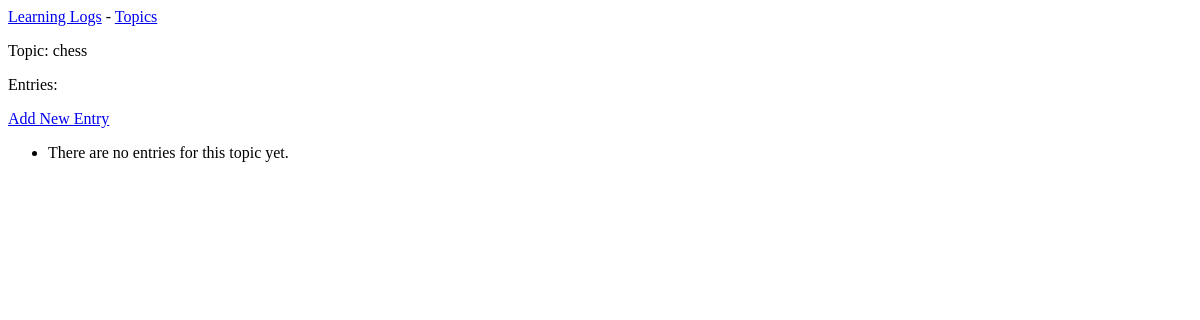
Before: /topics/2/ with the older database file.
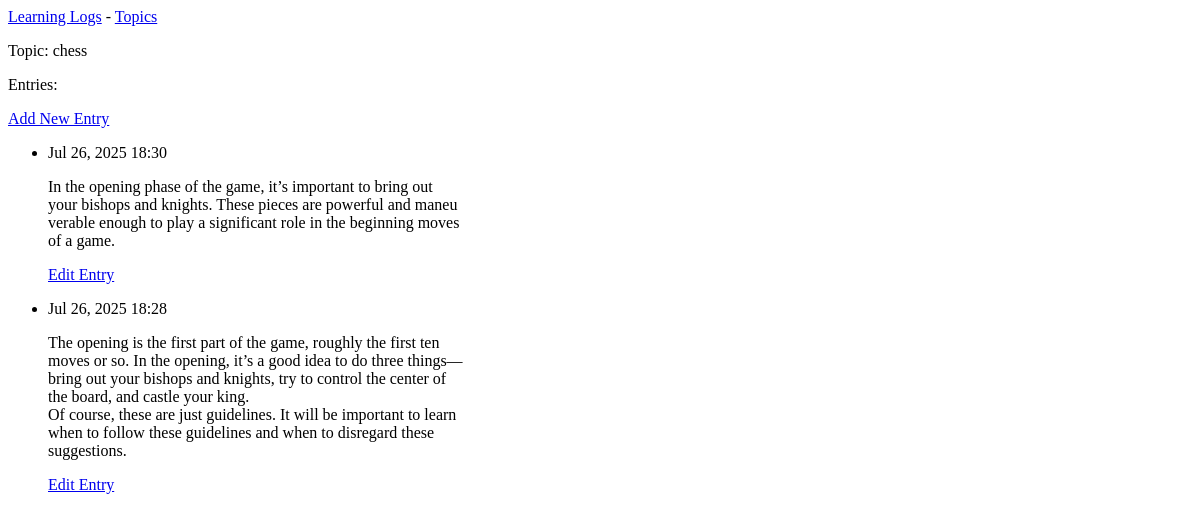
After: the same page with the newer database file.
### learning_logs/models.py (models this page shows, shortened)
class Topic(models.Model):
    text = models.CharField(max_length=200)
    date_added = models.DateTimeField(auto_now_add=True)
    def __str__(self):
        return self.text

class Entry(models.Model):
    topic = models.ForeignKey(Topic, on_delete=models.CASCADE)
    text = models.TextField()
    date_added = models.DateTimeField(auto_now_add=True)
    class Meta:
        verbose_name_plural = 'entries'

### learning_logs/views.py (the view)
# urls.py: path('topics/<int:topic_id>/', views.topic, name='topic'),
def topic(request, topic_id):
    topic = Topic.objects.get(id=topic_id)
    entries = topic.entry_set.order_by('-date_added')
    context = {'topic': topic, 'entries': entries}
    return render(request, 'learning_logs/topic.html', context)

### learning_logs/templates/learning_logs/topic.html
{% extends 'learning_logs/base.html' %}
{% block content %}
    <p>Topic: {{ topic }}</p>
  <p>Entries:</p>
  <p>
    <a href="{% url 'learning_logs:new_entry' topic.id %}">Add New Entry</a>
  </p>
  <ul>
    {% for entry in entries %}
    <li>
      <p>{{ entry.date_added|date:'M d, Y H:i' }}</p>
       <p>{{ entry.text|linebreaks }}</p>
      <p>
        <a href="{% url 'learning_logs:edit_entry' entry.id %}">Edit Entry</a>
      </p>
    </li>
    {% empty %}
    <li>There are no entries for this topic yet.</li>
  {% endfor %}
  </ul>
{% endblock content %}

### learning_logs/templates/learning_logs/base.html
<p>
    <a href="{% url 'learning_logs:index' %}">Learning Logs</a> -
    <a href="{% url 'learning_logs:topics' %}">Topics</a>
</p>
{% block content %}{% endblock content %}

Changed rows visible on the page:
added Entry: date_added "Jul 26, 2025 18:30", text "In the opening phase of the game, it’s important to bring out your bishops and knights. These pieces are powerful and maneu verable enough to play a significant role in the beginning moves of a game."
added Entry: date_added "Jul 26, 2025 18:28", text "The opening is the first part of the game, roughly the first ten moves or so. In the opening, it’s a good idea to do three things— bring out your bishops and knights, try to control the center of the board, and castle your king. Of course, these are just guidelines. It will be important to learn when to follow these guidelines and when to disregard these suggestions."
Other visible differences:
text no longer shown: "There are no entries for this topic yet."
